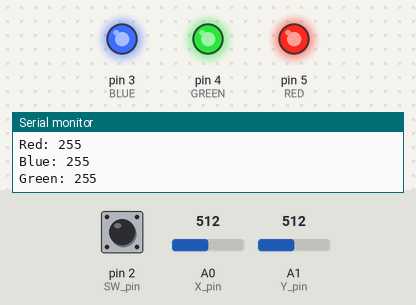
A sketch run on a simulated Arduino Uno, built with avr-gcc and run on an emulated ATmega328P. On the bench: output pins drawn as LEDs (lit = HIGH), the last lines printed to the serial monitor. Inputs (shaded band) come from the test bench; at power-on: A0 (X_pin) = 512, A1 (Y_pin) = 512, pin 2 (SW_pin) HIGH.

Above: at 1.2 s.
1.3 s: A0 (X_pin) set to 481
At 2.9 s:
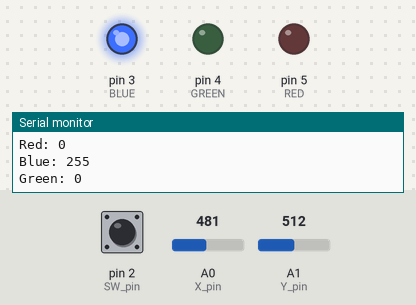
3.5 s: A1 (Y_pin) set to 492
At 4.8 s:
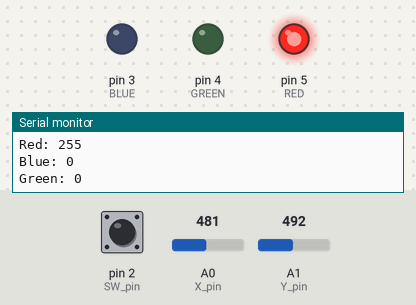
5.5 s: pin 2 (SW_pin) pulled LOW for 1 s
At 6.8 s:
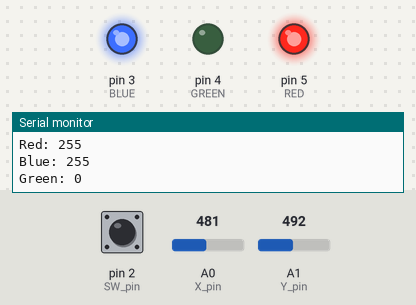
8.5 s: A0 (X_pin) set to 510
At 9.7 s:
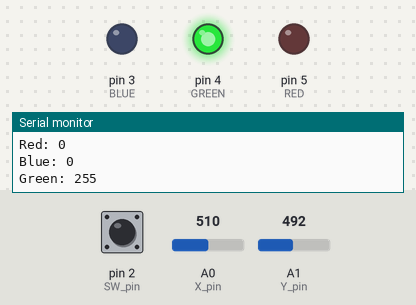
10.5 s: A0 (X_pin) set to 490
At 11.6 s:
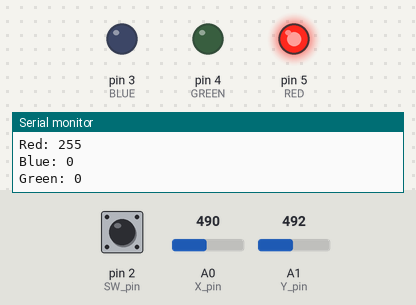
12.5 s: A0 (X_pin) set to 511
At 13.5 s:
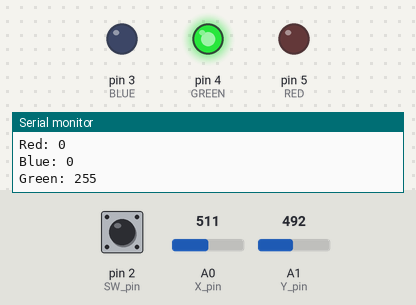
Timing chart, 0 to 15.5 s (numbered marks = the images above; inputs shaded):
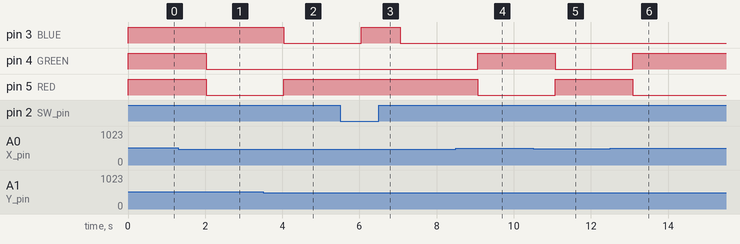

The sketch:

Lesson_10_Analog_Joystick.ino
```cpp
//In this lesson we see the print out reads from a Analogue stick, it has three outputs X and Y which are analgoue
//And there is a click in button which is digital. It also requies to be connected to power and ground.
//We also incorpmate the RBG LED to physically see the reading of the analgoue stick
/*
 * The stick has 5 outputs depedning on the postion of the stick and if the button is clicked
 * First if the button is clicked we will disaply a purple, the base on where the X and Y are we have either
 * (x,y)
 *  1000,0           1000,500    1000,1000
 *             Blue     |   White
 * 500,0   ------------------------- 500,100
 *             Red      |   Green
 * 0,0               0,500          0,1000
 */

// Arduino pin numbers
const int SW_pin = 2; // digital pin connected to switch output
const int X_pin = A0; // analog pin connected to X output
const int Y_pin = A1; // analog pin connected to Y output

#define BLUE 3 //Connect the
#define GREEN 4
#define RED 5

void setup() {
  pinMode(SW_pin, INPUT); //Mark
  digitalWrite(SW_pin, HIGH);
  Serial.begin(9600);

  //Mark the Red, Green and Blue connections as output pins and set the intial power to LOW
  pinMode(RED, OUTPUT);
  pinMode(GREEN, OUTPUT);
  pinMode(BLUE, OUTPUT);
  digitalWrite(RED, LOW);
  digitalWrite(GREEN, LOW);
  digitalWrite(BLUE, LOW);
}

// define variables so that we can modify them before updating the physical componets
int redValue;
int greenValue;
int blueValue;

void loop() {
  //Loop that looks what is the current status of the analgoue stick and button then sets the variables
  //in accordance
  if(digitalRead(SW_pin) == 0)
    {
      redValue = 255;
      greenValue = 0;
      blueValue = 255;
    }
  else if(analogRead(X_pin) <500 && analogRead(Y_pin) < 500)
    {
      redValue = 255;
      greenValue = 0;
      blueValue = 0;
    }
   else if (analogRead(X_pin) > 500  && analogRead(Y_pin) < 500)
   {
      redValue = 0;
      greenValue = 255;
      blueValue = 0;
   }
   else if (analogRead(X_pin) < 500  && analogRead(Y_pin) > 500)
   {
      redValue = 0;
      greenValue = 0;
      blueValue = 255;
   }
   else if (analogRead(X_pin) > 500  && analogRead(Y_pin) > 500)
   {
      redValue = 255;
      greenValue = 255;
      blueValue = 255;
   }

    //Prints out all of the info to the Serial to be double checked
    Serial.print("Switch:  ");
    Serial.print(digitalRead(SW_pin));
    Serial.print("\n");
    Serial.print("X-axis: ");
    Serial.print(analogRead(X_pin));
    Serial.print("\n");
    Serial.print("Y-axis: ");
    Serial.println(analogRead(Y_pin));
    Serial.print("\n");
    Serial.print("Red: ");
    Serial.println(redValue);
    Serial.print("\n");
    Serial.print("Blue: ");
    Serial.println(blueValue);
    Serial.print("\n");
    Serial.print("Green: ");
    Serial.println(greenValue);
    Serial.print("\n\n");

   //Updates the outputs with the new value of colors
   analogWrite(RED, redValue);
   analogWrite(GREEN, greenValue);
   analogWrite(BLUE, blueValue);
   delay(1000);

}
```

Measured:
- the behaviour switches between 500 and 499 on A0 (X_pin) (found by bisection; images 0 and 1)
- the behaviour switches between 500 and 499 on A1 (Y_pin) (found by bisection; images 1 and 2)
- after the input at 1.3 s, pin 4 (GREEN), pin 5 (RED): HIGH → LOW after 0.73 s
- after the input at 3.5 s, pin 3 (BLUE): HIGH → LOW after 0.54 s; pin 5 (RED): LOW → HIGH after 0.54 s
- after the input at 5.5 s, pin 3 (BLUE): LOW → HIGH after 0.55 s, → LOW 1.0 s later
- after the input at 8.5 s, pin 4 (GREEN): LOW → HIGH after 0.57 s; pin 5 (RED): HIGH → LOW after 0.57 s
- after the input at 10.5 s, pin 4 (GREEN): HIGH → LOW after 0.58 s; pin 5 (RED): LOW → HIGH after 0.58 s
- after the input at 12.5 s, pin 4 (GREEN): LOW → HIGH after 0.59 s; pin 5 (RED): HIGH → LOW after 0.59 s
